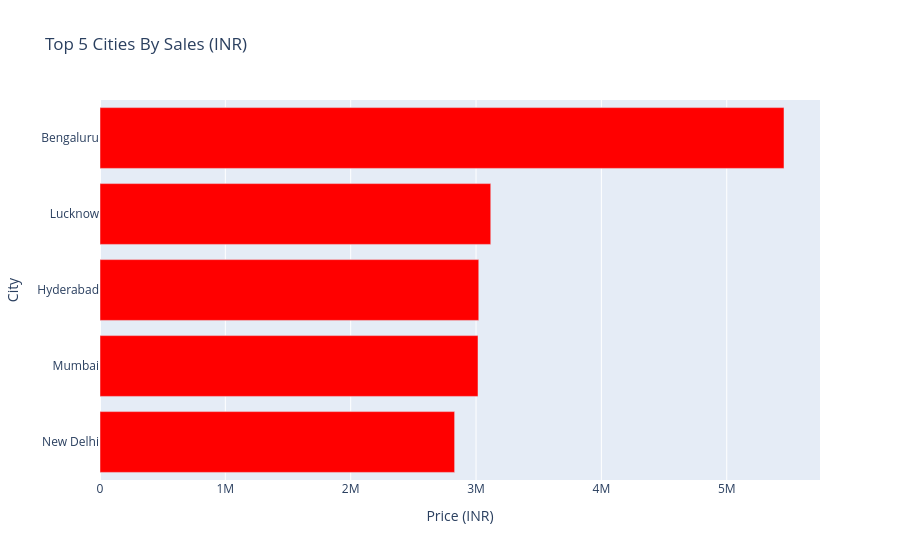

The cell this chart's notebook holds for it:
### Markdown cell above
#### Top 5 Cities by Sales

### Code cell
top_5_cities = (
    df.groupby("City")["Price (INR)"]
    .sum()
    .nlargest(5)
    .sort_values()
    .reset_index()
)

fig = px.bar(
    top_5_cities,
    x = "Price (INR)",
    y = "City",
    orientation="h",
    title = "Top 5 Cities By Sales (INR)",
    color_discrete_sequence=["red"]
)

fig.show()

### Figure 1 — Plotly figure (JSON) as saved in the notebook; plotly's stock layout.template omitted (floating-point values rounded to 4 significant figures)
{"data": [{"hovertemplate": "Price (INR)=%{x}<br>City=%{y}<extra></extra>", "legendgroup": "", "marker": {"color": "red", "pattern": {"shape": ""}}, "name": "", "orientation": "h", "showlegend": false, "textposition": "auto", "type": "bar", "x": [2829000.0, 3016000.0, 3022000.0, 3117000.0, 5457000.0], "xaxis": "x", "y": ["New Delhi", "Mumbai", "Hyderabad", "Lucknow", "Bengaluru"], "yaxis": "y"}], "layout": {"barmode": "relative", "legend": {"tracegroupgap": 0}, "title": {"text": "Top 5 Cities By Sales (INR)"}, "xaxis": {"anchor": "y", "domain": [0, 1], "title": {"text": "Price (INR)"}}, "yaxis": {"anchor": "x", "domain": [0, 1], "title": {"text": "City"}}}}
